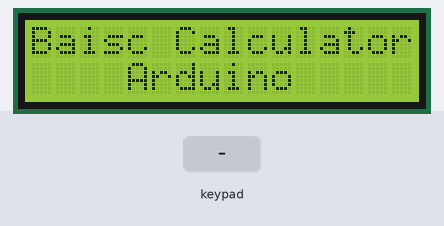
Bench run of a sketch on a simulated Arduino Uno, built with avr-gcc and run on an emulated ATmega328P. Shown: 16×2 character LCD. The test bench sets the inputs (shaded band).

Above: at 3.2 s.
6.4 s: keypad keys 7 + 5 = pressed 0.4 s apart
At 8.0 s:
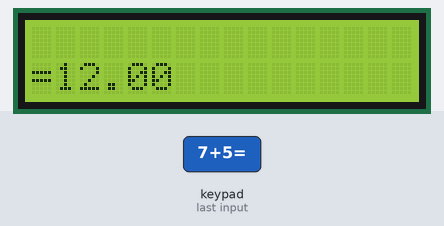
9.5 s: key '+' pressed
At 10.5 s:
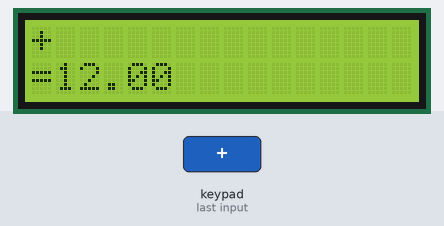
11.0 s: key '1' pressed
At 11.6 s:
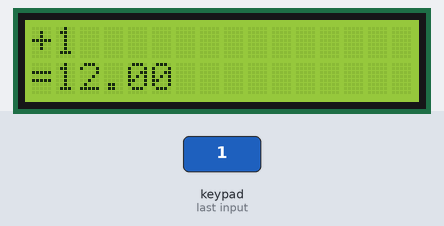
12.5 s: keypad keys 1 2 1 0 9 8 pressed 0.4 s apart
At 15.5 s:
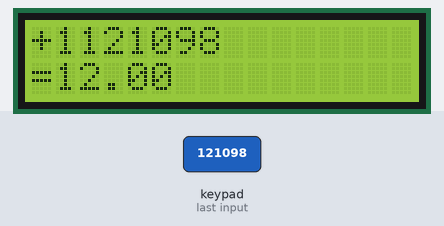
Timing chart, 0 to 17.0 s (numbered marks = the images above; inputs shaded):
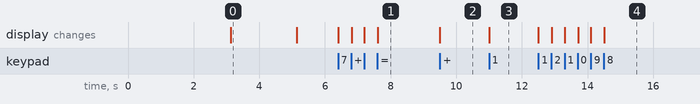

The sketch:

sketch_feb17a.ino
```cpp
#include <LiquidCrystal.h>//
#include <Keypad.h>

const int rs = 13, en = 11, d4 = 5, d5 = 4, d6 = 3, d7 = 2;//屏幕按helloworld接，只不过12-->13
LiquidCrystal lcd(rs, en, d4, d5, d6, d7);
long first = 0;
long second = 0;
double total = 0;
int posit = 0 ;
char customKey;
const byte ROWS = 4;
const byte COLS = 4;

char keys[ROWS][COLS] = { // define keypad equivalents
  {'1','2','3','+'},
  {'4','5','6','-'},
  {'7','8','9','*'},
  {'C','0','=','/'}
};
byte rowPins[ROWS] = {12 ,10 ,9 ,8}; // connect rows from keypad to Arduino
byte colPins[COLS] = {7, 6, 1, 0}; // connect columns from keypad to Arduino
//键盘从左到右依次接
Keypad customKeypad = Keypad( makeKeymap(keys), rowPins, colPins, ROWS, COLS); // class Keypad instance initialization

void setup(){
  lcd.begin(16,2);
  lcd.setCursor(5,0);
  lcd.print("Alkitab");
  lcd.setCursor(3,1);
  lcd.print("University");
  delay(3000);
  lcd.begin(16,2);
  lcd.setCursor(0,0);
  lcd.print("Baisc Calculator");
  lcd.setCursor(4,1);
  lcd.print("Arduino");
  delay(2000);
  lcd.clear(); //clears the LCD screen and positions the cursor in the upper-left corner.
}
void loop()
{
  customKey = customKeypad.getKey();
  switch(customKey)
  {
  case '0' ... '9': // get first value for calculation
    lcd.setCursor(0,0);
    first = first * 10 + (customKey - '0');
    lcd.print(first);
    posit++;
    break;

  case '+':
    first = (total != 0 ? total : first);
    lcd.setCursor(posit,0);
    lcd.print("+");
    posit++;
    second = SecondNumber(); // get second number
    total = first + second;
    lcd.setCursor(1,1);
    lcd.print(total);
    first = 0, second = 0; // reset the values
    posit=0;
    break;

  case '-':
    first = (total != 0 ? total : first);
    lcd.setCursor(posit,0);
    lcd.print("-");
    posit++;
    second = SecondNumber();
    total = first - second;
    lcd.setCursor(1,1);
    lcd.print(total);
    first = 0, second = 0;
    posit=0;
    break;

  case '*':
    first = (total != 0 ? total : first);
    lcd.setCursor(posit,0);
    lcd.print("*");
    posit++;
    second = SecondNumber();
    total = first * second;
    lcd.setCursor(1,1);
    lcd.print(total);
    first = 0, second = 0;
    posit=0;
    break;

  case '/':
    first = (total != 0 ? total : first);
    lcd.setCursor(posit,0);
    lcd.print("/");
    posit++;
    second = SecondNumber();
    lcd.setCursor(1,1);

    second == 0 ? lcd.print("Error") : total = (float)first / (float)second;

    lcd.print(total);
    first = 0, second = 0;
    posit=0;
    break;

  case 'C':
    total = 0;
    first = 0;
    second = 0;
    posit = 0;
    lcd.clear();
    break;
  }
}

long SecondNumber()
{
  while( 1 )
  {
    customKey = customKeypad.getKey();
    if(customKey >= '0' && customKey <= '9')
    {
      second = second * 10 + (customKey - '0');
      lcd.setCursor(posit,0);
      lcd.print(second);
    }
    if(customKey == 'C') {
      total = 0;
      first = 0;
      second = 0;
      posit = 0;
      lcd.clear();
      break;
    }

    if(customKey == '='){
      lcd.setCursor(0,1);
          lcd.print("=");

      posit = total;
      lcd.clear();
   lcd.setCursor(0,1);
          lcd.print("=");
      break;
    }
  }
 return second;}
```

Measured:
- after the input at 6.4 s, the display: first changes at once (image 1 shows a later state)
- after the input at 9.5 s, the display: changes at once (image 2)
- after the input at 11.0 s, the display: changes at once (image 3)
- after the input at 12.5 s, the display: first changes at once (image 4 shows a later state)
- what the display in image 0 shows lasts 2.0 s, from 3.1 s to 5.1 s
